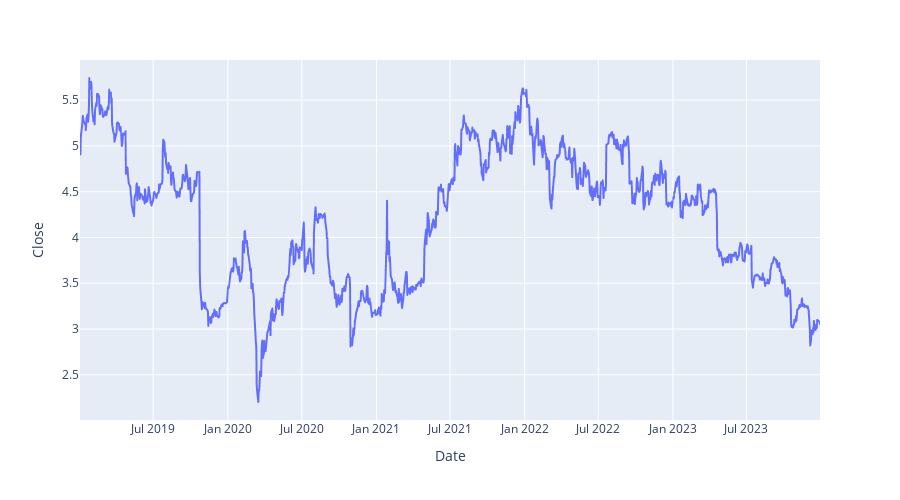

The notebook cell this image was saved under:
### Code cell
px.line(data, x='Date', y='Close', height=500)

### Figure 1 — Plotly figure (JSON) as saved in the notebook; plotly's stock layout.template omitted (floating-point values rounded to 4 significant figures; data arrays with more than 128 entries replaced by an {"elided": "..."} marker saying what was removed)
{"data": [{"hovertemplate": "Date=%{x}<br>Close=%{y}<extra></extra>", "legendgroup": "", "line": {"color": "#636efa", "dash": "solid"}, "marker": {"symbol": "circle"}, "mode": "lines", "name": "", "showlegend": false, "type": "scattergl", "x": {"elided": "1258 str values"}, "xaxis": "x", "y": {"elided": "1258 float values"}, "yaxis": "y"}], "layout": {"height": 500, "legend": {"tracegroupgap": 0}, "margin": {"t": 60}, "xaxis": {"anchor": "y", "domain": [0, 1], "title": {"text": "Date"}}, "yaxis": {"anchor": "x", "domain": [0, 1], "title": {"text": "Close"}}}}
